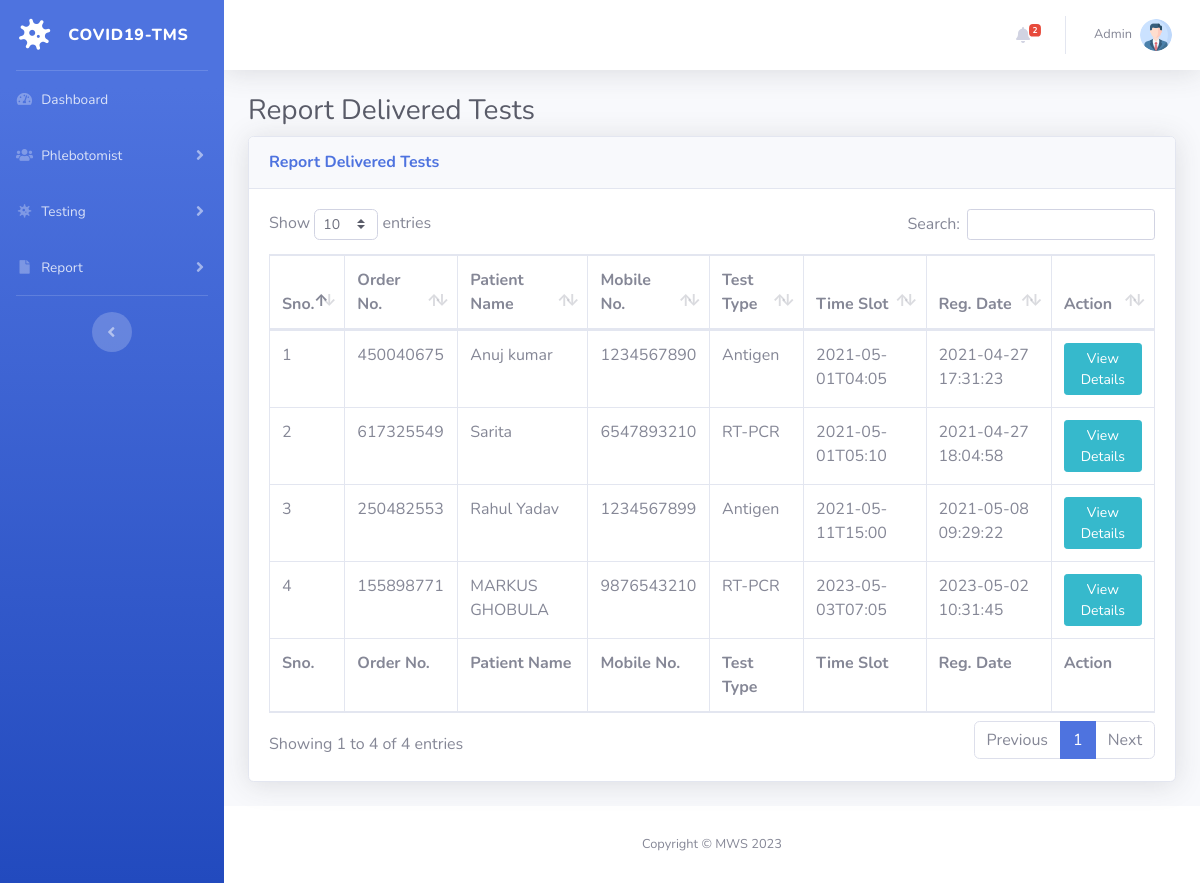
Screenshot of /reportdelivered-test.php (signed in) with the database file from the repository.
### tables this page shows
CREATE TABLE `tbltestrecord` (
  `id` int(11) NOT NULL,
  `OrderNumber` bigint(14) DEFAULT NULL,
  `PatientMobileNumber` bigint(14) DEFAULT NULL,
  `TestType` varchar(100) DEFAULT NULL,
  `TestTimeSlot` varchar(120) DEFAULT NULL,
  `ReportStatus` varchar(100) DEFAULT NULL,
  `FinalReport` varchar(150) DEFAULT NULL,
  `ReportUploadTime` varchar(200) DEFAULT NULL,
  `RegistrationDate` timestamp NULL DEFAULT current_timestamp(),
  `AssignedtoEmpId` varchar(150) DEFAULT NULL,
  `AssigntoName` varchar(180) DEFAULT NULL,
  `AssignedTime` varchar(100) DEFAULT NULL
);

CREATE TABLE `tblpatients` (
  `id` int(11) NOT NULL,
  `FullName` varchar(120) DEFAULT NULL,
  `MobileNumber` bigint(12) DEFAULT NULL,
  `DateOfBirth` date DEFAULT NULL,
  `GovtIssuedId` varchar(150) DEFAULT NULL,
  `GovtIssuedIdNo` varchar(150) DEFAULT NULL,
  `FullAddress` varchar(255) DEFAULT NULL,
  `State` varchar(200) DEFAULT NULL,
  `RegistrationDate` timestamp NOT NULL DEFAULT current_timestamp()
);

### reportdelivered-test.php (the view, shortened to what this page needs)
<?php session_start();
include_once('includes/config.php');
if (strlen($_SESSION['aid']==0)) {
  header('location:logout.php');
  } else{
?>
<!DOCTYPE html>
<html lang="en">
<head>
    <link href="vendor/fontawesome-free/css/all.min.css" rel="stylesheet" type="text/css">
    <link href="css/sb-admin-2.min.css" rel="stylesheet">
    <link href="vendor/datatables/dataTables.bootstrap4.min.css" rel="stylesheet">
</head>
<body id="page-top">
    <div id="wrapper">
  <?php include_once('includes/sidebar.php');?>
        <div id="content-wrapper" class="d-flex flex-column">
            <div id="content">
<?php include_once('includes/topbar.php');?>
                <div class="container-fluid">
                    <h1 class="h3 mb-2 text-gray-800">Report Delivered Tests</h1>
                    <div class="card shadow mb-4">
                        <div class="card-header py-3">
                            <h6 class="m-0 font-weight-bold text-primary">Report Delivered Tests</h6>
                        </div>
                        <div class="card-body">
                            <div class="table-responsive">
                                <form name="assignto" method="post">
                    <table class="table table-bordered" id="dataTable" width="100%" cellspacing="0">
                                    <thead>
                                        <tr>
                                            <th>Sno.</th>
                                            <th>Order No.</th>
                                            <th>Patient Name</th>
                                            <th>Mobile No.</th>
                                            <th>Test Type</th>
                                            <th>Time Slot</th>
                                            <th>Reg. Date</th>
                                            <th>Action</th>
                                        </tr>
                                    </thead>
                                      <tfoot>
                                            <tr>
                                            <th>Sno.</th>
                                            <th>Order No.</th>
                                            <th>Patient Name</th>
                                            <th>Mobile No.</th>
                                            <th>Test Type</th>
                                            <th>Time Slot</th>
                                            <th>Reg. Date</th>
                                            <th>Action</th>
                                        </tr>
                                    </tfoot>
                                    <tbody>
<?php $query=mysqli_query($con,"select tbltestrecord.OrderNumber,tblpatients.FullName,tblpatients.MobileNumber,tbltestrecord.TestType,tbltestrecord.TestTimeSlot,tbltestrecord.RegistrationDate,tbltestrecord.id as testid from tbltestrecord
join tblpatients on tblpatients.MobileNumber=tbltestrecord.PatientMobileNumber
where ReportStatus='Delivered'
    ");
$cnt=1;
while($row=mysqli_fetch_array($query)){
?>
                                        <tr>
                                            <td><?php echo $cnt;?></td>
                                            <td><?php echo $row['OrderNumber'];?></td>
                                            <td><?php echo $row['FullName'];?></td>
                                            <td><?php echo $row['MobileNumber'];?></td>
                                            <td><?php echo $row['TestType'];?></td>
                                            <td><?php echo $row['TestTimeSlot'];?></td>
                                             <td><?php echo $row['RegistrationDate'];?></td>
                                            <td>
                                <a href="test-details.php?tid=<?php echo $row['testid'];?>&&oid=<?php echo $row['OrderNumber'];?>" class="btn btn-info btn-sm">View Details</a>
                            </td>
                                        </tr>
<?php $cnt++;} ?>
                                    </tbody>
                                </table>
                                     </form>
                            </div>
                        </div>
                    </div>
                </div>
            </div>
    <?php include_once('includes/footer.php');?>
        </div>
    </div>
</body>
</html>
<?php } ?>

### includes/topbar.php (shortened to what this page needs)
      <nav class="navbar navbar-expand navbar-light bg-white topbar mb-4 static-top shadow">
            <?php if($_SESSION['aid']):?>
                    <ul class="navbar-nav ml-auto">
<?php $query=mysqli_query($con,"select * from tbltestrecord where ReportStatus is null");
$count=mysqli_num_rows($query);
?>
                        <li class="nav-item dropdown no-arrow mx-1">
                            <a class="nav-link dropdown-toggle" href="#" id="alertsDropdown" role="button"
                                data-toggle="dropdown" aria-haspopup="true" aria-expanded="false">
                                <i class="fas fa-bell fa-fw"></i>
                                <span class="badge badge-danger badge-counter"><?php echo $count;?></span>
                            </a>
                        </li>
                        <li class="nav-item dropdown no-arrow">
                            <a class="nav-link dropdown-toggle" href="#" id="userDropdown" role="button"
                                data-toggle="dropdown" aria-haspopup="true" aria-expanded="false">
                <?php
$adid=$_SESSION['aid'];
$ret1=mysqli_query($con,"select AdminName from tbladmin where ID='$adid'");
while($row1=mysqli_fetch_array($ret1)){
?>
                                <span class="mr-2 d-none d-lg-inline text-gray-600 small"><?php  echo $row1['AdminName'];?></span>
                           <?php } ?>
                                <img class="img-profile rounded-circle"
                                    src="img/profile.png">
                            </a>
                        </li>
                    </ul>
                <?php endif;?>
                </nav>

### rows the page displays
tbltestrecord: OrderNumber "450040675", tblpatients.FullName "Anuj kumar", tblpatients.MobileNumber "1234567890", TestType "Antigen", TestTimeSlot "2021-05-01T04:05", RegistrationDate "2021-04-27 17:31:23"
tbltestrecord: OrderNumber "617325549", tblpatients.FullName "Sarita", tblpatients.MobileNumber "6547893210", TestType "RT-PCR", TestTimeSlot "2021-05-01T05:10", RegistrationDate "2021-04-27 18:04:58"
tbltestrecord: OrderNumber "250482553", tblpatients.FullName "Rahul Yadav", tblpatients.MobileNumber "1234567899", TestType "Antigen", TestTimeSlot "2021-05-11T15:00", RegistrationDate "2021-05-08 09:29:22"
tbltestrecord: OrderNumber "155898771", tblpatients.FullName "MARKUS GHOBULA", tblpatients.MobileNumber "9876543210", TestType "RT-PCR", TestTimeSlot "2023-05-03T07:05", RegistrationDate "2023-05-02 10:31:45"

### other values shown
$count "2"
$row1['AdminName'] "Admin"
